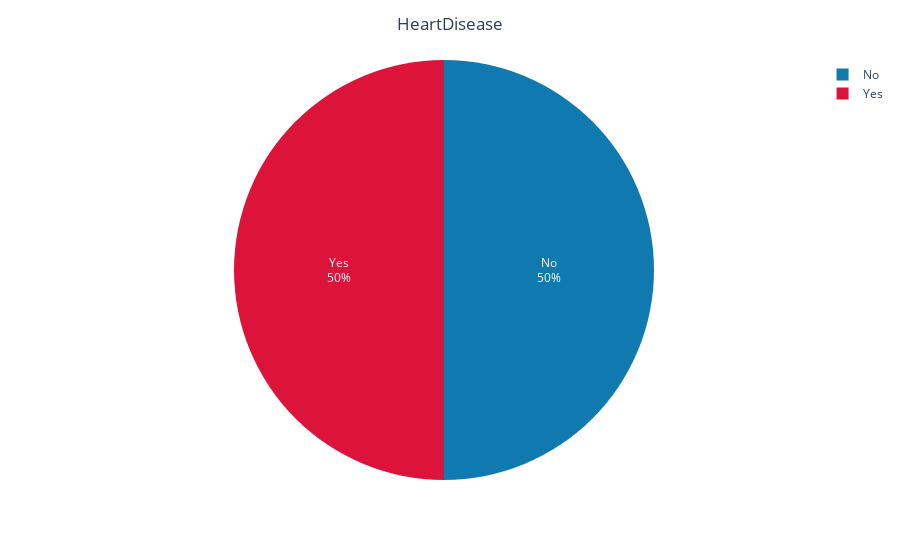

The notebook cell this image was saved under:
### Code cell
fig = px.pie(y_resampled)
fig.add_trace(go.Pie(labels=["No","Yes"],
                     values=[x for x in y_resampled.value_counts()],
                     textinfo='label+percent', marker_colors=['#107ab0','crimson']))

fig.update_layout(title_text='HeartDisease', title_x=0.5)
fig.show()

### Figure 1 — Plotly figure (JSON) as saved in the notebook; plotly's stock layout.template omitted (floating-point values rounded to 4 significant figures)
{"data": [{"domain": {"x": [0, 1], "y": [0, 1]}, "hovertemplate": "<extra></extra>", "legendgroup": "", "name": "", "showlegend": false, "type": "pie"}, {"labels": ["No", "Yes"], "marker": {"colors": ["#107ab0", "crimson"]}, "textinfo": "label+percent", "type": "pie", "values": [274456, 274456]}], "layout": {"legend": {"tracegroupgap": 0}, "margin": {"t": 60}, "title": {"text": "HeartDisease", "x": 0.5}}}
